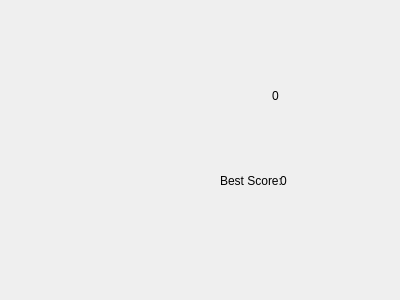
<?xml version="1.0" encoding="UTF-8"?>
<ui version="4.0">
 <class>thirdwindow</class>
 <widget class="QDialog" name="thirdwindow">
  <property name="geometry">
   <rect>
    <x>0</x>
    <y>0</y>
    <width>400</width>
    <height>300</height>
   </rect>
  </property>
  <property name="windowTitle">
   <string>Dialog</string>
  </property>
  <widget class="QLabel" name="label">
   <property name="geometry">
    <rect>
     <x>240</x>
     <y>80</y>
     <width>71</width>
     <height>31</height>
    </rect>
   </property>
   <property name="text">
    <string>0</string>
   </property>
   <property name="alignment">
    <set>Qt::AlignCenter</set>
   </property>
  </widget>
  <widget class="QLabel" name="label_2">
   <property name="geometry">
    <rect>
     <x>220</x>
     <y>160</y>
     <width>61</width>
     <height>41</height>
    </rect>
   </property>
   <property name="text">
    <string>Best Score:</string>
   </property>
  </widget>
  <widget class="QLabel" name="label_3">
   <property name="geometry">
    <rect>
     <x>280</x>
     <y>170</y>
     <width>47</width>
     <height>21</height>
    </rect>
   </property>
   <property name="text">
    <string>0</string>
   </property>
  </widget>
 </widget>
 <resources/>
 <connections/>
</ui>
